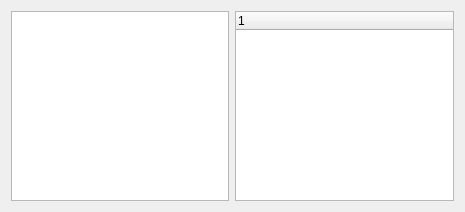
<?xml version="1.0" encoding="UTF-8"?>
<ui version="4.0">
 <class>Widget</class>
 <widget class="QWidget" name="Widget">
  <property name="geometry">
   <rect>
    <x>0</x>
    <y>0</y>
    <width>465</width>
    <height>212</height>
   </rect>
  </property>
  <property name="windowTitle">
   <string>Widget</string>
  </property>
  <layout class="QHBoxLayout" name="horizontalLayout">
   <item>
    <widget class="QListWidget" name="list"/>
   </item>
   <item>
    <widget class="QTreeWidget" name="tree">
     <column>
      <property name="text">
       <string notr="true">1</string>
      </property>
     </column>
    </widget>
   </item>
  </layout>
 </widget>
 <resources/>
 <connections/>
</ui>
